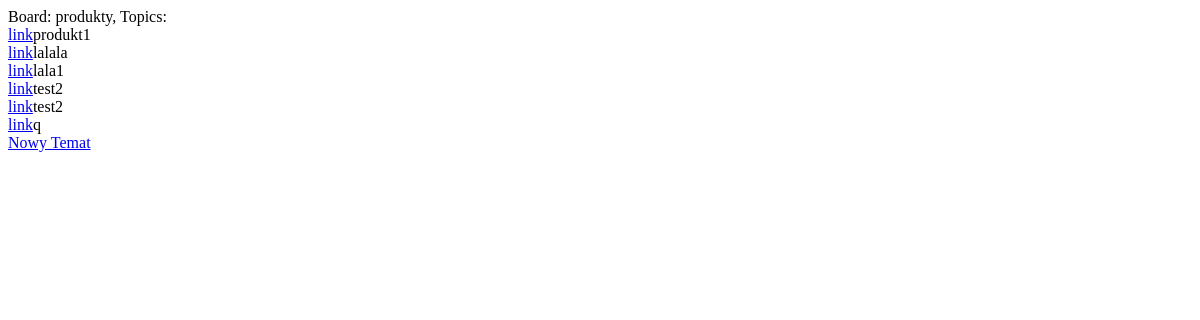
The app's page /forum/board/2, older data.
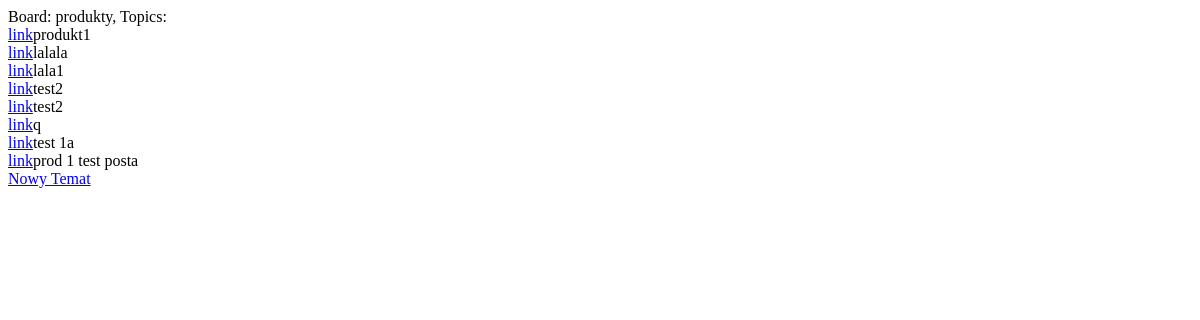
The same page, newer data.
### board/models.py (models this page shows, shortened)
class Topic(models.Model):
    title = models.CharField(max_length=100)
    board = models.ForeignKey('Board')
    created_by = models.ForeignKey('core.ShopUser',blank=True,null=True)
    messages = models.ManyToManyField('Message',related_name='messages',blank=True,null=True)
    date = models.DateTimeField()
    is_active = models.BooleanField()

### board/views.py (the view)
# urls.py: url(r'^forum/board/(?P<id>\d+)$', BoardView.show_board),
    @classmethod
    def show_board(cls,request, id):
        board=Board.objects.get(pk=id)
        topics=Topic.objects.filter(board=id)
        return render_to_response("topic_list.html", {'board':board, 'topics': topics },context_instance=RequestContext(request))

### templates/topic_list.html
<div id="list">
Board: {{ board.name }}, Topics:
    {% for topic in topics %}
        <div class="message"><a href="topic/{{ topic.pk }}">link</a>{{ topic.title }}
            </div>
    {% endfor %}
    <a href="new_topic/{{ board.pk }}">Nowy Temat</a>
</div>

Row changes from the older to the newer data that the page shows:
added Topic: title "test 1a"
added Topic: title "prod 1 test posta"
